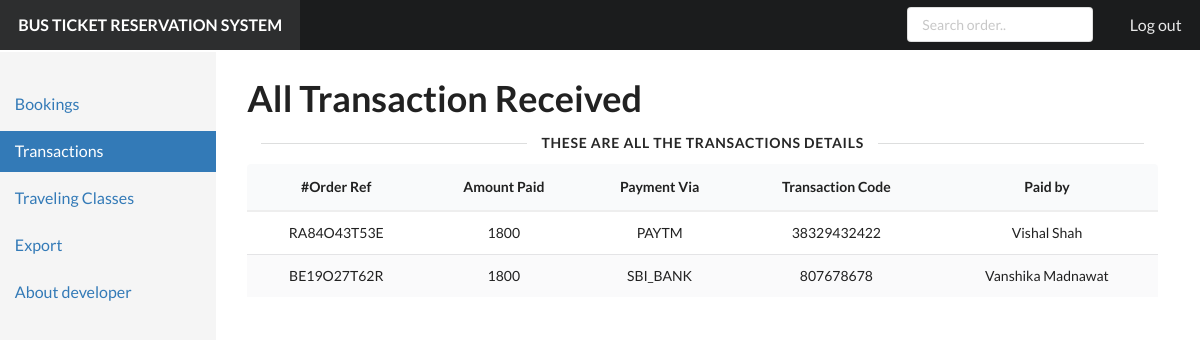
Page /admin/transactions.php (signed in) on the earlier database version.
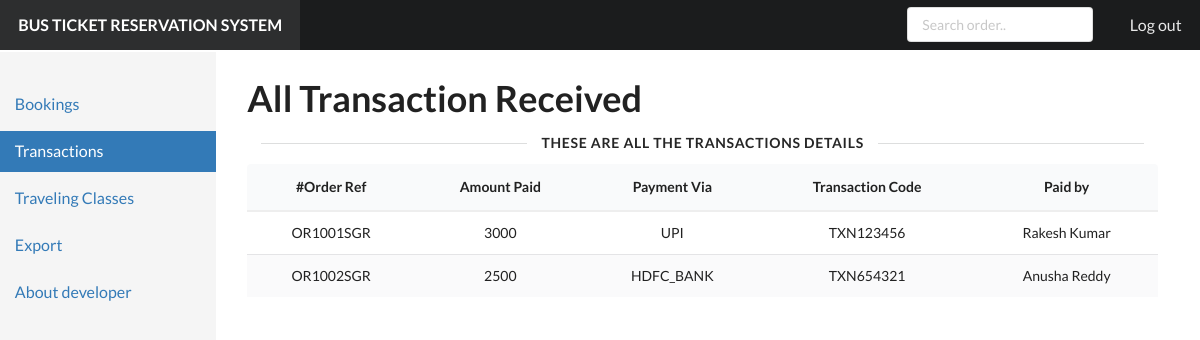
Same page on the later database version.
### tables this page shows
CREATE TABLE IF NOT EXISTS `booking_details` (
  `order_ref` varchar(255) NOT NULL,
  `fullname` varchar(120) NOT NULL,
  `contact` varchar(40) DEFAULT NULL,
  `gender` varchar(40) DEFAULT NULL,
  `class_reserved` varchar(255) NOT NULL,
  `destination` varchar(180) NOT NULL,
  `seats_reserved` varchar(50) NOT NULL DEFAULT '1',
  `date_reserved` varchar(50) DEFAULT NULL,
  `transaction_id` varchar(190) NOT NULL,
  `account` varchar(130) NOT NULL,
  `amount` varchar(50) NOT NULL,
  PRIMARY KEY (`order_ref`),
  KEY `available_classbooking_details` (`class_reserved`),
  KEY `transaction_id` (`transaction_id`)
);

### admin/transactions.php (the view, shortened to what this page needs)
<!DOCTYPE html>
<html>
  <head>
    <link href="static/dist/semantic-ui/semantic.min.css" rel="stylesheet" type="text/css" />
    <link href="static/stylesheets/default.css" rel="stylesheet" type="text/css" />
    <link href="static/stylesheets/pandoc-code-highlight.css" rel="stylesheet" type="text/css" />
  </head>
  <body>
    <div class="ui inverted huge borderless fixed fluid menu">
      <a class="header item">BUS TICKET RESERVATION SYSTEM</a>
      <div class="right menu">
        <div class="item">
          <div class="ui small input">
		  <form>
            <input placeholder="Search order.." name="search" />
			</form>
          </div>
        </div>
        <a class="item" href="logout.php">Log out</a>
      </div>
    </div>
    <div class="ui grid">
      <div class="row">
        <div class="column" id="sidebar">
          <div class="ui secondary vertical fluid menu">
            <a class="item" href="bookings.php">Bookings</a><a class="item active" href="transactions.php">Transactions</a><a class="item" href="travelclass.php">Traveling Classes</a><a class="item">Export</a>
			<a class="item" href="developer.php">About developer</a>
          </div>
        </div>
        <div class="column" id="content" style="display:none">
	<div class="ui grid">
            <div class="row">
         <h1 class="ui huge header">All Transaction Received</h1>
         </div>
        <div class="ui horizontal divider"> These are all the Transactions Details</div>
		<div class="row">
            <table class="ui single line striped selectable center aligned  table">
<thead><tr><th>#Order Ref</th><th>Amount Paid</th><th>Payment Via</th><th>Transaction Code</th><th>Paid by</th></tr></thead>
<tbody>
<?php
require("../dbengine/dbconnect.php");
if(isset($_GET['search'])){$search=$_GET['search'];$data=mysqli_query($conn,"SELECT order_ref,fullname,amount,account,transaction_id FROM booking_details WHERE order_ref LIKE '%$search%' or transaction_id LIKE '%$search%' or account LIKE '%$search%' or fullname LIKE '%$search%'");}
else{$data=mysqli_query($conn,"SELECT order_ref,fullname,amount,account,transaction_id FROM booking_details");}
if(($data) && (mysqli_num_rows($data) >0)){
while($row=mysqli_fetch_assoc($data))
{
echo("<tr><td>".$row['order_ref']."</td><td>".$row['amount']."</td><td>".$row['account']."</td><td>".$row['transaction_id']."</td><td>".$row['fullname']."</td></tr>");
}
}
else{
echo "<tr><td colspan='5'>No records match found! </td></tr>";
}
?>
</tbody>
            </table>
            </div>
			</div>
		</div>
	  </div>
    </div>
  </body>
</html>

### admin/static/stylesheets/default.css (style rules this page uses)
body { -webkit-font-smoothing: antialiased; -moz-osx-font-smoothing: grayscale; text-rendering: optimizeLegibility; }
.ui.menu { border-radius: 0; box-shadow: none; margin-bottom: 0; -moz-font-feature-settings: "smcp" 0, "onum" 0; -ms-font-feature-settings: "smcp" 0, "onum" 0; -o-font-feature-settings: "smcp" 0, "onum" 0; -webkit-font-feature-settings: "smcp" 0, "onum" 0; font-feature-settings: "smcp" 0, "onum" 0; }
.ui.menu form { font-size: 14px; }
.ui.menu input { -moz-font-feature-settings: "smcp" 0, "onum" 0; -ms-font-feature-settings: "smcp" 0, "onum" 0; -o-font-feature-settings: "smcp" 0, "onum" 0; -webkit-font-feature-settings: "smcp" 0, "onum" 0; font-feature-settings: "smcp" 0, "onum" 0; font-size: 14px; }

### admin/transactions.php (style rules this page uses)
body { display: relative; }
#sidebar { position: fixed; top: 51.8px; left: 0; bottom: 0; width: 18%; background-color: #f5f5f5; padding: 0px; }
#sidebar .ui.menu { margin: 2em 0 0; font-size: 16px; }
#sidebar .ui.menu > a.item { color: #337ab7; border-radius: 0 !important; }
#sidebar .ui.menu > a.item.active { background-color: #337ab7; color: white; border: none !important; }
#content { margin-left: 19%; width: 81%; margin-top: 3em; padding-left: 3em; float: left; }
#content > .ui.grid { padding-right: 4em; padding-bottom: 3em; }
#content h1 { font-size: 36px; }
#content .ui.divider:not(.hidden) { margin: 0; }
#content table.ui.table { border: none; }
#content table.ui.table thead th { border-bottom: 2px solid #eee !important; }

Differences in the rows shown:
removed booking_details: order_ref "RA84O43T53E", amount "1800", account "PAYTM", transaction "38329432422", fullname "Vishal Shah"
removed booking_details: order_ref "BE19O27T62R", amount "1800", account "SBI_BANK", transaction "807678678", fullname "Vanshika Madnawat"
added booking_details: order_ref "OR1001SGR", amount "3000", account "UPI", transaction "TXN123456", fullname "Rakesh Kumar"
added booking_details: order_ref "OR1002SGR", amount "2500", account "HDFC_BANK", transaction "TXN654321", fullname "Anusha Reddy"
